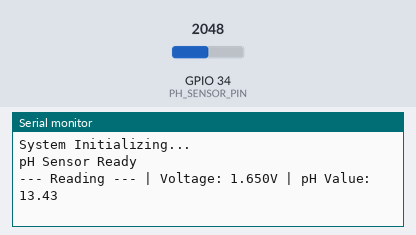
Bench run of a sketch on a simulated ESP32. On the bench: the last lines printed to the serial monitor. Inputs (shaded band) come from the test bench; at power-on: GPIO 34 (PH_SENSOR_PIN) = 2048.

Above: at 3.2 s.
3.3 s: GPIO 34 (PH_SENSOR_PIN) set to 2866
At 4.5 s:
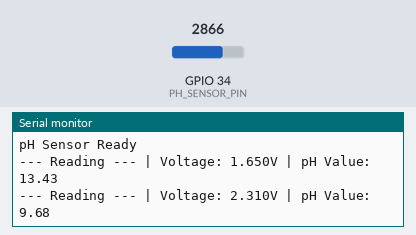
4.8 s: GPIO 34 (PH_SENSOR_PIN) set to 3603
At 5.5 s:
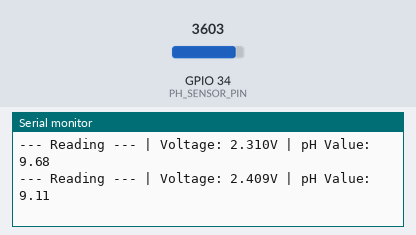
Timing chart, 0 to 7.8 s (numbered marks = the images above; inputs shaded):
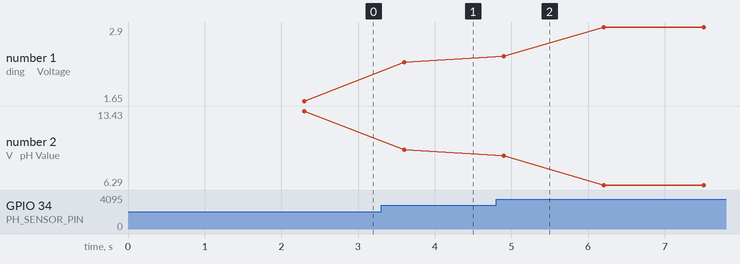

Measured:
- after the input at 3.3 s, the serial monitor: prints a new line after 0.30 s (image 1)
- after the input at 4.8 s, the serial monitor: prints a new line after 0.10 s (image 2)
- plotted number 1: 1.65 → 2.31 after the input at 3.3 s, 2.31 → 2.9 after the input at 4.8 s
- plotted number 2: 13.43 → 9.68 after the input at 3.3 s, 9.68 → 6.29 after the input at 4.8 s

The sketch:

pH_Sensor.ino
```cpp
#include <Wire.h>

// Calibration value
float calibration_value = 21.34 + 1.5;
unsigned long int avgval;
int buffer_arr[10], temp;
float ph_act;

// Tentukan pin analog untuk sensor pH
#define PH_SENSOR_PIN 34   // GPIO34 (ADC1)

void setup() {
  Wire.begin();
  Serial.begin(115200);   // Baudrate ESP32

  Serial.println("System Initializing...");
  Serial.println("pH Sensor Ready");
  delay(2000);
}

void loop() {
  // 1. Baca data analog
  for (int i = 0; i < 10; i++) {
    buffer_arr[i] = analogRead(PH_SENSOR_PIN);
    delay(30);
  }

  // 2. Urutkan data (bubble sort) untuk menghilangkan noise
  for (int i = 0; i < 9; i++) {
    for (int j = i + 1; j < 10; j++) {
      if (buffer_arr[i] > buffer_arr[j]) {
        temp = buffer_arr[i];
        buffer_arr[i] = buffer_arr[j];
        buffer_arr[j] = temp;
      }
    }
  }

  // 3. Ambil rata-rata dari data tengah (index 2 sampai 7)
  avgval = 0;
  for (int i = 2; i < 8; i++)
    avgval += buffer_arr[i];

  // 4. Konversi ke voltase ESP32 (3.3V / 4095 resolution)
  float volt = (float)avgval * 3.3 / 4095.0 / 6;
  ph_act = -5.70 * volt + calibration_value;

  // 5. Tampilkan di Serial Monitor
  Serial.print("--- Reading ---");
  Serial.print(" | Voltage: ");
  Serial.print(volt, 3);
  Serial.print("V | pH Value: ");
  Serial.println(ph_act, 2);

  delay(1000); // Delay 1 detik untuk kestabilan
}
```
